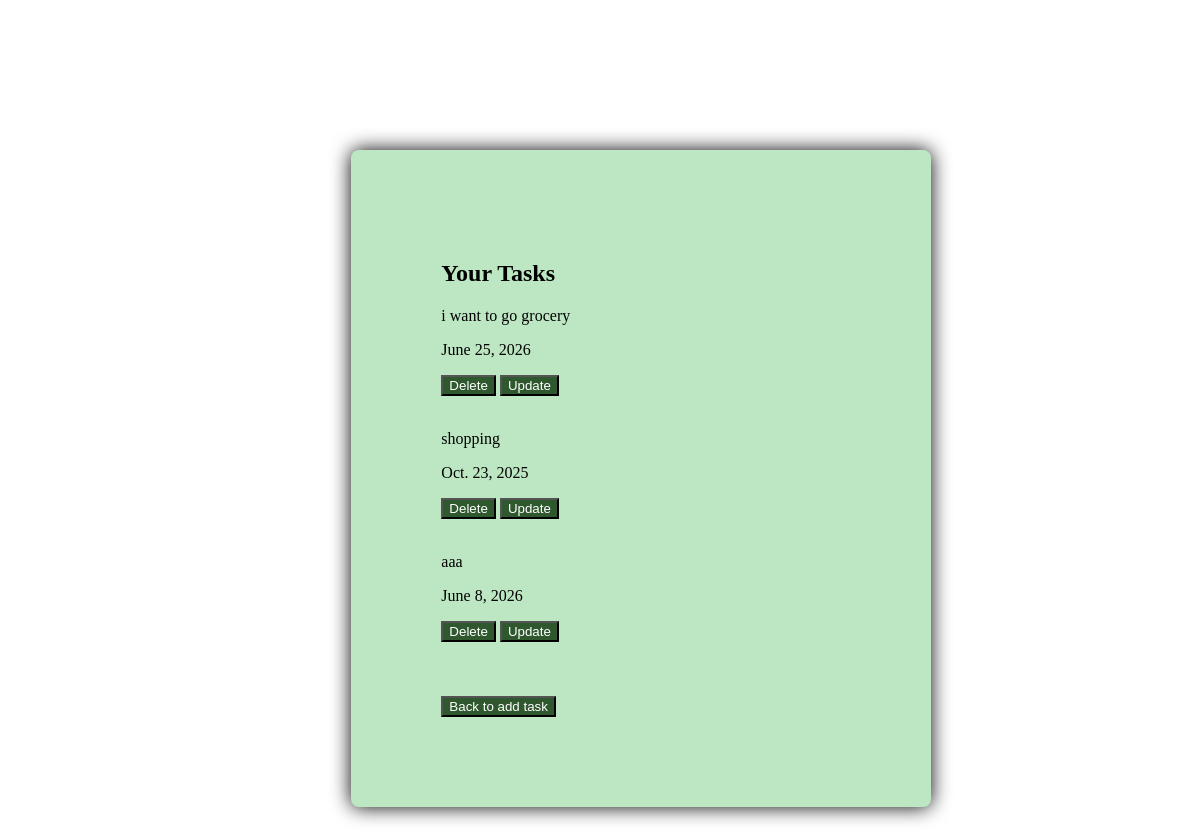
The page /task_list/ on the database its author committed.
### app/models.py (models this page shows)
class Data(models.Model):
    task=models.CharField(max_length=200)
    date=models.DateField()

### app/views.py (the view)
# urls.py: path('task_list/',views.task_list,name='task_list'),
def task_list(request):
    task=Data.objects.all()
    return render(request,'task_list.html',{'task':task})

### templates/task_list.html (shortened to what this page needs)
<!DOCTYPE html>
<html lang="en">
<head>
</head>
<body>
    <section>
        <div class="cont">
            <h1>Your Tasks</h1>
                {% for i in task %}
                <p>{{i.task}}</p>
                <p>{{i.date}}</p>
                <button>
                    <a href="{% url 'task' i.id %}" style=" text-decoration: none;
                        color: white;">Delete</a>
                </button>
                <button>
                    <a href="{% url 'update_task' i.id %}" style=" text-decoration: none;
                         color: white;">Update</a>
                </button>
                <br><br>
                {% endfor %}
        <br><br>
        <button>
            <a href="{% url 'home'  %}"  style=" text-decoration: none;
                        color: white;">Back to add task</a>
        </button>
    </section>
</body>
</html>

### templates/task_list.html (style rules this page uses)
.cont { padding: 90px; box-sizing: content-box; box-shadow: 0 0 20px; margin: 150px; width: 400px; margin-left: 29%; border-radius: 8px; background-color: rgb(189, 231, 194); }
button { size: 15px; background-color: rgb(47, 88, 47); }

### rows shown on the page
Data: task "i want to go grocery", date "June 25, 2026"
Data: task "shopping", date "Oct. 23, 2025"
Data: task "aaa", date "June 8, 2026"
